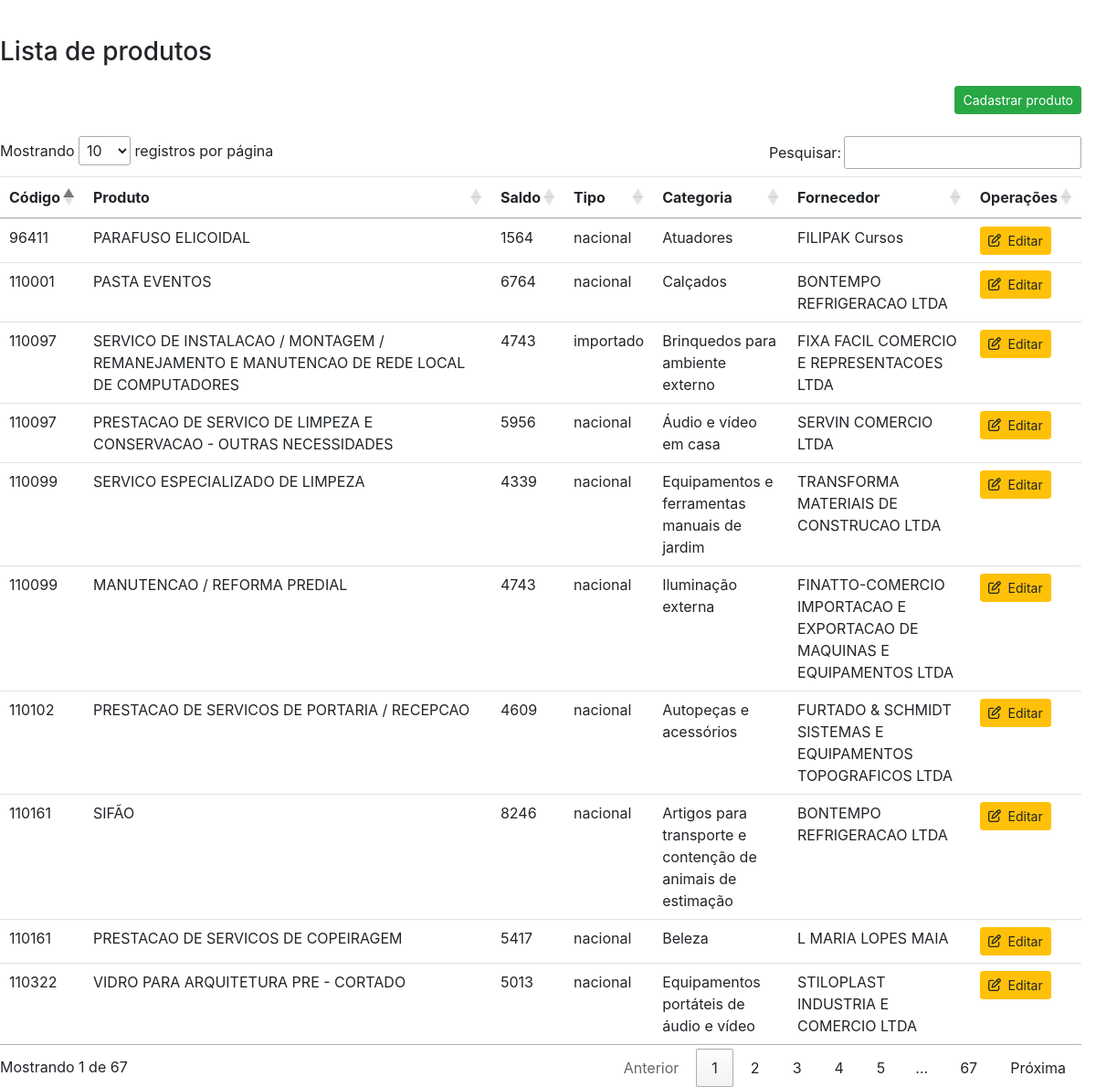
The page /lista_produtos.php (signed in) on the database its author committed.
### tables this page shows
CREATE TABLE `produto` (
  `id_estoque` int NOT NULL AUTO_INCREMENT,
  `codigo` int DEFAULT NULL,
  `produto` text,
  `saldo` int DEFAULT '0',
  `status` varchar(45) DEFAULT 'ativo',
  `tipo` varchar(45) DEFAULT 'nacional',
  `preco_compra` decimal(15,2) DEFAULT NULL,
  `dt_cadastro` datetime DEFAULT NULL,
  `categoria_id_categoria` int NOT NULL,
  `fornecedor_id_fornecedor` int NOT NULL,
  PRIMARY KEY (`id_estoque`),
  KEY `fk_produto_categoria_idx` (`categoria_id_categoria`),
  KEY `fk_produto_fornecedor1_idx` (`fornecedor_id_fornecedor`),
  CONSTRAINT `fk_produto_categoria` FOREIGN KEY (`categoria_id_categoria`) REFERENCES `categoria` (`id_categoria`),
  CONSTRAINT `fk_produto_fornecedor1` FOREIGN KEY (`fornecedor_id_fornecedor`) REFERENCES `fornecedor` (`id_fornecedor`)
);

CREATE TABLE `categoria` (
  `id_categoria` int NOT NULL AUTO_INCREMENT,
  `categoria` text,
  `status` varchar(10) DEFAULT 'ativo',
  PRIMARY KEY (`id_categoria`)
);

CREATE TABLE `fornecedor` (
  `id_fornecedor` int NOT NULL AUTO_INCREMENT,
  `nome_fornecedor` text,
  `email_fornecedor` varchar(45) DEFAULT NULL,
  `cnpj` varchar(20) DEFAULT NULL,
  `telefone` varchar(45) DEFAULT NULL,
  `status` varchar(10) DEFAULT 'ativo',
  PRIMARY KEY (`id_fornecedor`)
);

### lista_produtos.php (the view, shortened to what this page needs)
<!DOCTYPE html>
<html lang="pt-br">
<head>
    <link rel="stylesheet" href="https://stackpath.bootstrapcdn.com/bootstrap/4.4.1/css/bootstrap.min.css">
    <link rel="stylesheet" type="text/css" href="https://cdn.datatables.net/1.10.21/css/jquery.dataTables.css">
</head>
<body style="margin-right: 16px;">
    <div style="margin-top: 40px;">
        <h3>Lista de produtos</h3>
        <div style="text-align: right; margin-top: 20px;">
            <a href="cadastra_produto.php" role="button" class="btn btn-success btn-sm">Cadastrar produto</a>
        </div>
        <br>
        <table id="table_id" class="table">
            <thead>
                <tr>
                    <th scope="col">Código</th>
                    <th scope="col">Produto</th>
                    <th scope="col">Saldo</th>
                    <th scope="col">Tipo</th>
                    <th scope="col">Categoria</th>
                    <th scope="col">Fornecedor</th>
                    <th scope="col">Operações</th>
                </tr>
            </thead>
            <?php
                include 'connection.php';
                $sql = "SELECT * FROM produto";
                $busca = mysqli_query($con, $sql);
                while($array = mysqli_fetch_array($busca)){
                    $codigo = $array['codigo'];
                    $produto = $array['produto'];
                    $saldo = $array['saldo'];
                    $tipo = $array['tipo'];
                    $categoria_id_categoria = $array['categoria_id_categoria'];
                    $fornecedor_id_fornecedor = $array['fornecedor_id_fornecedor'];
                    $sql_categoria = "SELECT categoria FROM categoria WHERE id_categoria = $categoria_id_categoria";
                    $busca_categoria = mysqli_query($con, $sql_categoria);
                    while($array_categoria = mysqli_fetch_array($busca_categoria)){
                        $nome_categoria = $array_categoria['categoria'];
                    }
                    $sql_fornecedor = "SELECT nome_fornecedor FROM fornecedor WHERE id_fornecedor = $fornecedor_id_fornecedor";
                    $busca_fornecedor = mysqli_query($con, $sql_fornecedor);
                    while($array_fornecedor = mysqli_fetch_array($busca_fornecedor)){
                        $nome_fornecedor = $array_fornecedor['nome_fornecedor'];
                    }
            ?>
                    <tr>
                        <td><?php echo $codigo ?></td>
                        <td><?php echo $produto ?></td>
                        <td><?php echo $saldo ?></td>
                        <td><?php echo $tipo ?></td>
                        <td><?php echo $nome_categoria ?></td>
                        <td><?php echo $nome_fornecedor ?></td>
                        <td>
                            <a title="Editar" href="edita_produto.php?id=<?php echo $codigo ?>" role="button"
                            class="btn btn-warning btn-sm"><i class="far fa-edit"></i>&nbsp; Editar</a>
                        </td>
                    </tr>
            <?php } ?>
        </table>
    </div>
</body>
</html>

### rows shown on the page
produto: codigo "96411", produto "PARAFUSO ELICOIDAL", saldo "1564", tipo "nacional", categoria_id_categoria.categoria "Atuadores", fornecedor_id_fornecedor.nome_fornecedor "FILIPAK Cursos"
produto: codigo "110099", produto "SERVICO ESPECIALIZADO DE LIMPEZA", saldo "4339", tipo "nacional", categoria_id_categoria.categoria "Equipamentos e ferramentas manuais de jardim", fornecedor_id_fornecedor.nome_fornecedor "TRANSFORMA MATERIAIS DE CONSTRUCAO LTDA"
produto: codigo "110097", produto "SERVICO DE INSTALACAO / MONTAGEM / REMANEJAMENTO E MANUTENCAO DE REDE LOCAL DE COMPUTADORES", saldo "4743", tipo "importado", categoria_id_categoria.categoria "Brinquedos para ambiente externo", fornecedor_id_fornecedor.nome_fornecedor "FIXA FACIL COMERCIO E REPRESENTACOES LTDA"
produto: codigo "110102", produto "PRESTACAO DE SERVICOS DE PORTARIA / RECEPCAO", saldo "4609", tipo "nacional", categoria_id_categoria.categoria "Autopeças e acessórios", fornecedor_id_fornecedor.nome_fornecedor "FURTADO & SCHMIDT SISTEMAS E EQUIPAMENTOS TOPOGRAFICOS LTDA"
produto: codigo "110161", produto "SIFÃO", saldo "8246", tipo "nacional", categoria_id_categoria.categoria "Artigos para transporte e contenção de animais de estimação", fornecedor_id_fornecedor.nome_fornecedor "BONTEMPO REFRIGERACAO LTDA"
produto: codigo "110322", produto "VIDRO PARA ARQUITETURA PRE - CORTADO", saldo "5013", tipo "nacional", categoria_id_categoria.categoria "Equipamentos portáteis de áudio e vídeo", fornecedor_id_fornecedor.nome_fornecedor "STILOPLAST INDUSTRIA E COMERCIO LTDA"
produto: codigo "110097", produto "PRESTACAO DE SERVICO DE LIMPEZA E CONSERVACAO - OUTRAS NECESSIDADES", saldo "5956", tipo "nacional", categoria_id_categoria.categoria "Áudio e vídeo em casa", fornecedor_id_fornecedor.nome_fornecedor "SERVIN COMERCIO LTDA"
produto: codigo "110099", produto "MANUTENCAO / REFORMA PREDIAL", saldo "4743", tipo "nacional", categoria_id_categoria.categoria "Iluminação externa", fornecedor_id_fornecedor.nome_fornecedor "FINATTO-COMERCIO IMPORTACAO E EXPORTACAO DE MAQUINAS E EQUIPAMENTOS LTDA"
produto: codigo "110001", produto "PASTA EVENTOS", saldo "6764", tipo "nacional", categoria_id_categoria.categoria "Calçados", fornecedor_id_fornecedor.nome_fornecedor "BONTEMPO REFRIGERACAO LTDA"
produto: codigo "110161", produto "PRESTACAO DE SERVICOS DE COPEIRAGEM", saldo "5417", tipo "nacional", categoria_id_categoria.categoria "Beleza", fornecedor_id_fornecedor.nome_fornecedor "L MARIA LOPES MAIA"
